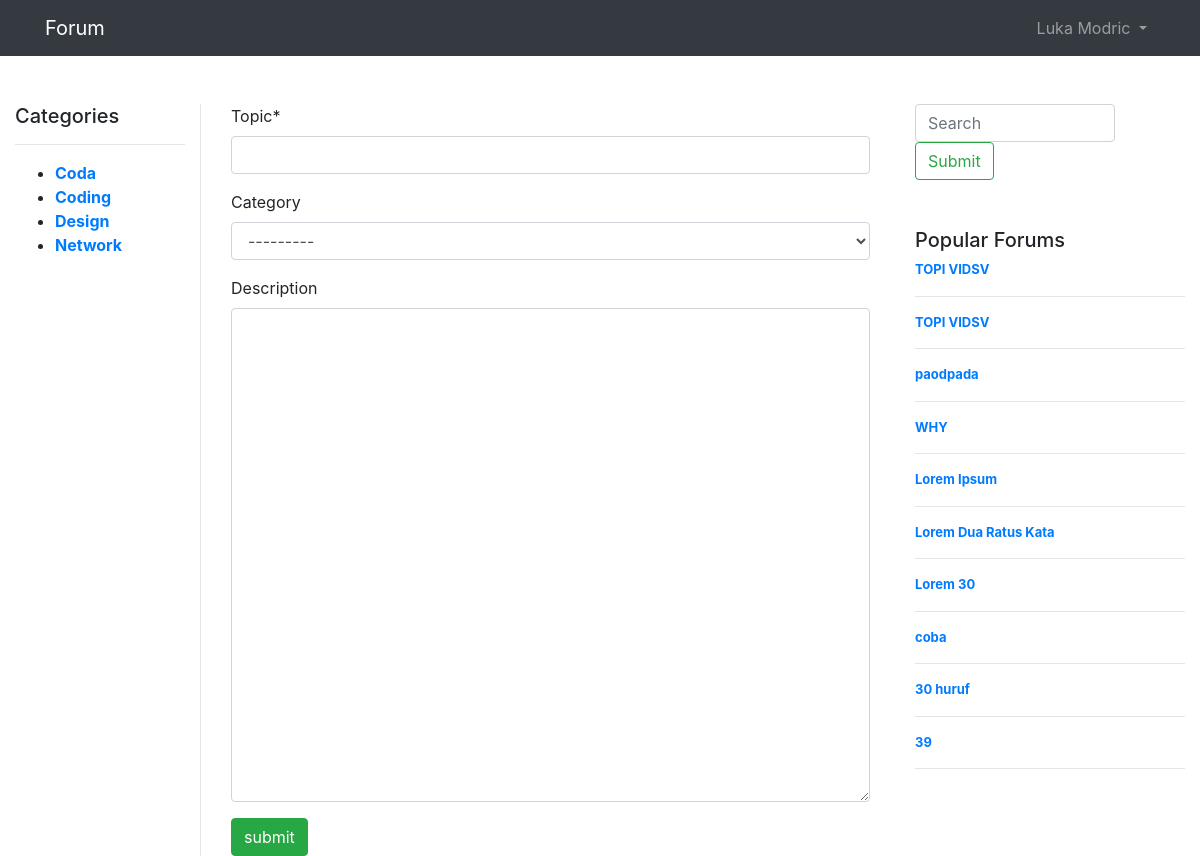
Page /addInForum/ (signed in) on the earlier database version.
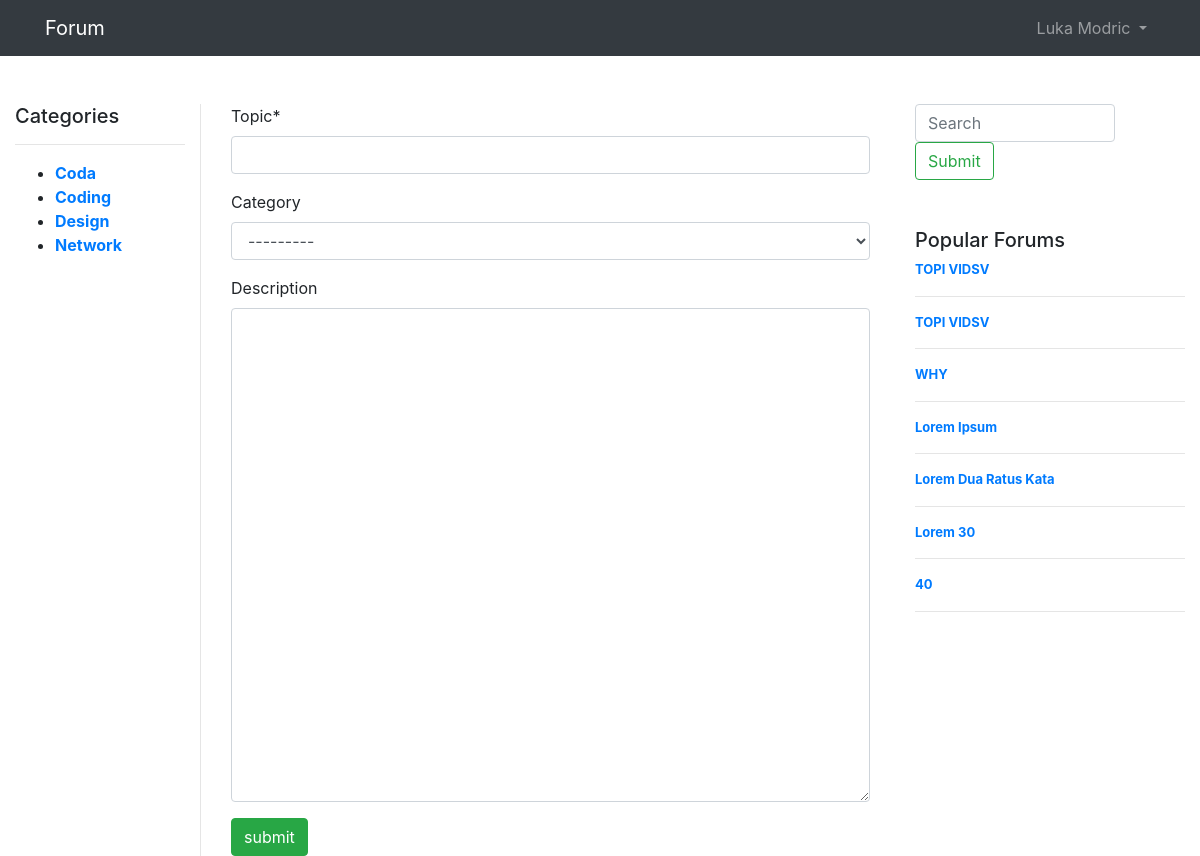
Same page on the later database version.
### commentsapp/models.py (models this page shows, shortened)
class Category(models.Model):
    category = models.CharField(max_length=200)
    def __str__(self):
        return self.category

class forum(models.Model):
    profile = models.ForeignKey(profile, null=True, blank=True,on_delete=models.SET_NULL)
    topic = models.CharField(max_length=300)
    category = models.ForeignKey(Category, null=True, blank=True, on_delete=models.SET_NULL)
    description = models.CharField(max_length=1000,blank=True)
    num_comment = models.IntegerField(blank=True, null=True)
    date_created=models.DateTimeField(auto_now_add=True,null=True)

### commentsapp/views.py (the view, shortened to what this page needs)
# urls.py: path('addInForum/', views.addInForum, name='addInForum'),
@login_required(login_url='login')
def addInForum(request):
    form = CreateInForum()
    popular = forum.objects.all().order_by('-num_comment')
    category = Category.objects.all().order_by('category')
    context = {'form': form, 'category':category, 'popular':popular}
    return render(request, 'addInForum.html', context)

### commentsapp/forms.py
class CreateInForum(ModelForm):
    class Meta:
        model = forum
        fields = "__all__"
        exclude = ['profile','num_comment']
        widgets = {
            "description": Textarea(attrs={'cols':80, 'rows':20}),
        }

### commentsapp/templates/addInForum.html (shortened to what this page needs)
{% extends 'layout/main.html' %}
{% load crispy_forms_tags %}
{% block content %}
<div class="container-fluid">
    <div class="row mt-5">
        {% include 'layout/left_bar.html' %}
        <div class="col-7" style="border-left:1px solid #e5e5e5;height:100%">
            <div class="container">
                <div class="d-flex">
                    <form action="{% url 'addInForum' %}" method="POST">
                        {{form|crispy}}
                        <input type="submit" class="btn btn-success" value="submit">
                    </form>
                </div>
            </div>
        </div>
        {% include 'layout/right_bar.html' %}
    </div>
</div>
{% endblock %}

### commentsapp/templates/layout/left_bar.html
<div class="col-2 sticky-top">
    <h5>Categories</h5>
    <hr>
    <ul>
        {% for cat in category %}
            <li><a class="font-weight-bold" href="{% url 'category' cat.id %}">{{cat}}</a></li>
        {% endfor %}
    </ul>
</div>

### commentsapp/templates/layout/right_bar.html
<div class="popular col-3">
    <div>
        <form class="form-inline my-2 my-lg-0" method="GET" action="{% url 'search' %}">
            <input style="width: 200px;" name="searchVal" class="form-control mr-sm-2" type="search" placeholder="Search" aria-label="Search">
            <input class="btn btn-outline-success my-2 my-sm-0" type="submit">
        </form>
    </div>
    <h5 class="mt-5">Popular Forums</h5>
    {% for top in popular|slice:"10" %}
        <a class="d-block font-weight-bold" href="{% url 'view_forum' top.id %}">{{top.topic}}</a>
        <hr>
    {% endfor %}
</div>

Differences in the rows shown:
removed forum: topic "paodpada"
removed forum: topic "coba"
removed forum: topic "30 huruf"
removed forum: topic "39"
now on this page (row unchanged): forum: topic "40"
